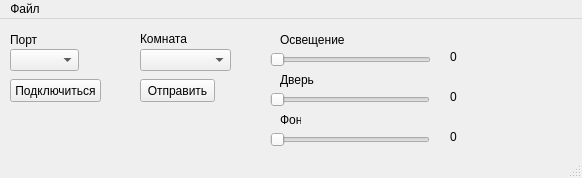
<?xml version="1.0" encoding="UTF-8"?>
<ui version="4.0">
 <class>MainWindow</class>
 <widget class="QMainWindow" name="MainWindow">
  <property name="geometry">
   <rect>
    <x>0</x>
    <y>0</y>
    <width>582</width>
    <height>178</height>
   </rect>
  </property>
  <property name="windowTitle">
   <string>MainWindow</string>
  </property>
  <widget class="QWidget" name="centralwidget">
   <widget class="QLabel" name="label">
    <property name="geometry">
     <rect>
      <x>10</x>
      <y>10</y>
      <width>31</width>
      <height>21</height>
     </rect>
    </property>
    <property name="text">
     <string>Порт</string>
    </property>
   </widget>
   <widget class="QSlider" name="horizontalSlider">
    <property name="geometry">
     <rect>
      <x>270</x>
      <y>30</y>
      <width>161</width>
      <height>22</height>
     </rect>
    </property>
    <property name="mouseTracking">
     <bool>true</bool>
    </property>
    <property name="tabletTracking">
     <bool>true</bool>
    </property>
    <property name="maximum">
     <number>9</number>
    </property>
    <property name="value">
     <number>0</number>
    </property>
    <property name="orientation">
     <enum>Qt::Horizontal</enum>
    </property>
   </widget>
   <widget class="QLabel" name="label_2">
    <property name="geometry">
     <rect>
      <x>280</x>
      <y>10</y>
      <width>71</width>
      <height>21</height>
     </rect>
    </property>
    <property name="text">
     <string>Освещение</string>
    </property>
   </widget>
   <widget class="QSlider" name="horizontalSlider_2">
    <property name="geometry">
     <rect>
      <x>270</x>
      <y>70</y>
      <width>160</width>
      <height>22</height>
     </rect>
    </property>
    <property name="tabletTracking">
     <bool>true</bool>
    </property>
    <property name="maximum">
     <number>9</number>
    </property>
    <property name="orientation">
     <enum>Qt::Horizontal</enum>
    </property>
   </widget>
   <widget class="QLabel" name="label_3">
    <property name="geometry">
     <rect>
      <x>280</x>
      <y>50</y>
      <width>71</width>
      <height>21</height>
     </rect>
    </property>
    <property name="text">
     <string>Дверь</string>
    </property>
   </widget>
   <widget class="QSlider" name="horizontalSlider_3">
    <property name="geometry">
     <rect>
      <x>270</x>
      <y>110</y>
      <width>160</width>
      <height>22</height>
     </rect>
    </property>
    <property name="maximum">
     <number>9</number>
    </property>
    <property name="orientation">
     <enum>Qt::Horizontal</enum>
    </property>
   </widget>
   <widget class="QLabel" name="label_4">
    <property name="geometry">
     <rect>
      <x>280</x>
      <y>90</y>
      <width>21</width>
      <height>21</height>
     </rect>
    </property>
    <property name="text">
     <string>Фон</string>
    </property>
   </widget>
   <widget class="QPushButton" name="pushButton">
    <property name="geometry">
     <rect>
      <x>10</x>
      <y>60</y>
      <width>91</width>
      <height>23</height>
     </rect>
    </property>
    <property name="text">
     <string>Подключиться</string>
    </property>
   </widget>
   <widget class="QComboBox" name="comboBox">
    <property name="geometry">
     <rect>
      <x>10</x>
      <y>30</y>
      <width>69</width>
      <height>22</height>
     </rect>
    </property>
   </widget>
   <widget class="QLabel" name="label_5">
    <property name="geometry">
     <rect>
      <x>450</x>
      <y>30</y>
      <width>16</width>
      <height>16</height>
     </rect>
    </property>
    <property name="text">
     <string>0</string>
    </property>
   </widget>
   <widget class="QLabel" name="label_6">
    <property name="geometry">
     <rect>
      <x>450</x>
      <y>70</y>
      <width>16</width>
      <height>16</height>
     </rect>
    </property>
    <property name="text">
     <string>0</string>
    </property>
   </widget>
   <widget class="QLabel" name="label_7">
    <property name="geometry">
     <rect>
      <x>450</x>
      <y>110</y>
      <width>16</width>
      <height>16</height>
     </rect>
    </property>
    <property name="text">
     <string>0</string>
    </property>
   </widget>
   <widget class="QLabel" name="label_8">
    <property name="geometry">
     <rect>
      <x>140</x>
      <y>10</y>
      <width>51</width>
      <height>20</height>
     </rect>
    </property>
    <property name="text">
     <string>Комната</string>
    </property>
   </widget>
   <widget class="QComboBox" name="comboBox_2">
    <property name="geometry">
     <rect>
      <x>140</x>
      <y>30</y>
      <width>91</width>
      <height>22</height>
     </rect>
    </property>
   </widget>
   <widget class="QPushButton" name="pushButton_2">
    <property name="geometry">
     <rect>
      <x>140</x>
      <y>60</y>
      <width>75</width>
      <height>23</height>
     </rect>
    </property>
    <property name="text">
     <string>Отправить</string>
    </property>
   </widget>
  </widget>
  <widget class="QMenuBar" name="menubar">
   <property name="geometry">
    <rect>
     <x>0</x>
     <y>0</y>
     <width>582</width>
     <height>21</height>
    </rect>
   </property>
   <widget class="QMenu" name="menu">
    <property name="title">
     <string>Файл</string>
    </property>
   </widget>
   <addaction name="menu"/>
  </widget>
  <widget class="QStatusBar" name="statusbar"/>
 </widget>
 <resources/>
 <connections>
  <connection>
   <sender>horizontalSlider</sender>
   <signal>sliderMoved(int)</signal>
   <receiver>label_5</receiver>
   <slot>setNum(int)</slot>
   <hints>
    <hint type="sourcelabel">
     <x>351</x>
     <y>65</y>
    </hint>
    <hint type="destinationlabel">
     <x>454</x>
     <y>60</y>
    </hint>
   </hints>
  </connection>
  <connection>
   <sender>horizontalSlider_2</sender>
   <signal>sliderMoved(int)</signal>
   <receiver>label_6</receiver>
   <slot>setNum(int)</slot>
   <hints>
    <hint type="sourcelabel">
     <x>299</x>
     <y>95</y>
    </hint>
    <hint type="destinationlabel">
     <x>461</x>
     <y>100</y>
    </hint>
   </hints>
  </connection>
  <connection>
   <sender>horizontalSlider_3</sender>
   <signal>sliderMoved(int)</signal>
   <receiver>label_7</receiver>
   <slot>setNum(int)</slot>
   <hints>
    <hint type="sourcelabel">
     <x>386</x>
     <y>139</y>
    </hint>
    <hint type="destinationlabel">
     <x>456</x>
     <y>139</y>
    </hint>
   </hints>
  </connection>
 </connections>
</ui>
